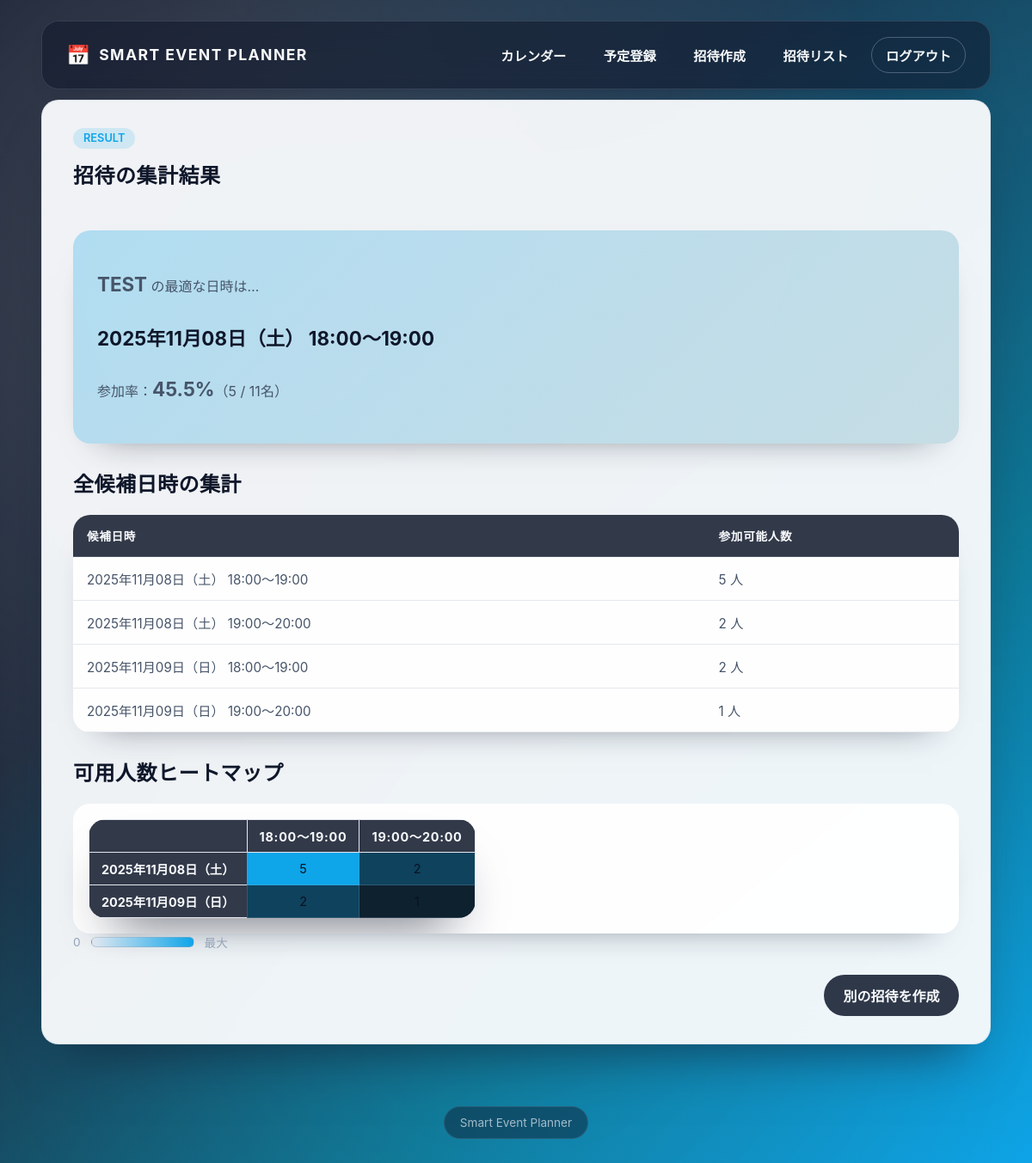
The page /event/1/results (signed in) on the database its author committed.
### tables this page shows
CREATE TABLE events(
          id INTEGER PRIMARY KEY AUTOINCREMENT,
          organizer_id INTEGER NOT NULL,
          title TEXT NOT NULL,
          start_datetime TEXT NOT NULL,
          end_datetime TEXT NOT NULL,
          status TEXT DEFAULT 'pending',
          created_at DATETIME DEFAULT CURRENT_TIMESTAMP,
          FOREIGN KEY(organizer_id) REFERENCES users(id)
        );

CREATE TABLE event_slots(
          id INTEGER PRIMARY KEY AUTOINCREMENT,
          event_id INTEGER NOT NULL,
          start_datetime TEXT NOT NULL,
          end_datetime TEXT NOT NULL,
          created_at DATETIME DEFAULT CURRENT_TIMESTAMP,
          FOREIGN KEY(event_id) REFERENCES events(id)
        );

### sep.py (the view)
@app.route('/event/<int:event_id>/results')
@login_required
def event_results(event_id):
    db = get_db()
    event = db.execute('SELECT * FROM events WHERE id=? AND organizer_id=?',
                       (event_id, session['user_id'])).fetchone()
    if not event:
        return "アクセス権がありません。", 403
    result = find_best_schedule(event_id)
    result['event_title'] = event['title']
    invitees = db.execute('SELECT * FROM invitees WHERE event_id=?', (event_id,)).fetchall()
    return render_template('invite_result.html', result=result,
                           invitees=invitees, event=event)

### sep.py (called while the page is built)
@app.before_request
def _assign_req_id():
    g.req_id = uuid.uuid4().hex[:12]
    g.req_ts = pytime.time()

@app.after_request
def _log_req_summary(response):
    try:
        dur_ms = int((pytime.time() - getattr(g, "req_ts", pytime.time())) * 1000)
        ai_logger.debug(json.dumps({
            "event": "http_request",
            "req_id": getattr(g, "req_id", None),
            "path": request.path,
            "method": request.method,
            "status": response.status_code,
            "duration_ms": dur_ms
        }, ensure_ascii=False))
    except Exception:
        pass
    return response

def fmt_ja_date(dt: datetime) -> str:
    return dt.strftime('%Y年%m月%d日') + f"（{WEEKDAYS_JA[dt.weekday()]}）"

def get_db():
    db = getattr(g, '_database', None)
    if db is None:
        db = g._database = sqlite3.connect(DATABASE)
        db.row_factory = sqlite3.Row
    return db

@app.teardown_appcontext
def close_connection(exc):
    db = getattr(g, '_database', None)
    if db:
        db.close()

def login_required(f):
    @wraps(f)
    def wrapper(*args, **kwargs):
        if 'user_id' not in session:
            flash('ログインが必要です。', 'warning')
            return redirect(url_for('login'))
        return f(*args, **kwargs)
    return wrapper

### templates/invite_result.html (shortened to what this page needs)
{% extends "base.html" %}
{% block content %}
  <section class="surface-card result-card">
    <div>
      <span class="tag">RESULT</span>
      <h1 style="margin-top: 12px;">招待の集計結果</h1>
    </div>
    {% if result.error %}
      <div class="empty-state">
        <p>{{ result.error }}</p>
      </div>
    {% elif result.message %}
      <div class="empty-state">
        <p>{{ result.message }}</p>
      </div>
    {% else %}
      <div class="result-summary">
        <p><strong>{{ result.event_title }}</strong> の最適な日時は…</p>
        <strong>{{ result.best_schedule }}</strong>
        <p>参加率：<strong>{{ result.participation_rate }}</strong>（{{ result.attendees }} / {{ result.total_invitees }}名）</p>
      </div>
      <div>
        <h2>全候補日時の集計</h2>
        <table class="details-table">
          <thead>
            <tr><th>候補日時</th><th>参加可能人数</th></tr>
          </thead>
          <tbody>
            {% for item in result.details %}
              <tr>
                <td data-label="候補日時">{{ item.date_label or item.time.split(' ')[0] }} {{ item.time_label or item.time.split(' ')|last }}</td>
                <td data-label="参加可能人数">{{ item.count }} 人</td>
              </tr>
            {% endfor %}
          </tbody>
        </table>
      </div>
      <div>
        <h2>可用人数ヒートマップ</h2>
        <div class="heatmap-wrapper">
          <table id="heatmap" class="heatmap-table"></table>
        </div>
        <div class="legend"><span>0</span><div class="legend-bar"></div><span>最大</span></div>
      </div>
    {% endif %}
    <div class="inline-actions" style="justify-content: flex-end;">
      <a href="{{ url_for('invite') }}" class="btn btn-secondary">別の招待を作成</a>
    </div>
  </section>
{% endblock %}

### templates/base.html (style rules this page uses)
:root { --gradient: linear-gradient(135deg, #0f172a 0%, #1e293b 35%, #0e7490 70%, #0ea5e9 100%); --glass: rgba(15, 23, 42, 0.55); --glass-strong: rgba(15, 23, 42, 0.72); --surface: rgba(248, 250, 252, 0.96); --surface-strong: rgba(255, 255, 255, 0.98); --text-primary: #0f172a; --text-secondary: #475569; --text-muted: #94a3b8; --text-inverse: #f8fafc; --accent: #38bdf8; --accent-strong: #0ea5e9; --danger: #f43f5e; --success: #22c55e; --warning: #f59e0b; --info: #0ea5e9; --radius-lg: 20px; --radius-md: 14px; --radius-sm: 10px; --shadow-lg: 0 35px 60px -30px rgba(15, 23, 42, 0.65); --shadow-md: 0 20px 40px -32px rgba(15, 23, 42, 0.65); --shadow-sm: 0 12px 26px -20px rgba(15, 23, 42, 0.55); color-scheme: light; }
* { box-sizing: border-box; }
body { margin: 0; min-height: 100vh; font-family: 'Noto Sans JP', 'Inter', 'Segoe UI', sans-serif; color: var(--text-primary); background: var(--gradient); background-attachment: fixed; position: relative; }
body::before { content: ''; position: fixed; inset: 0; pointer-events: none; background: radial-gradient(circle at 20% 20%, rgba(255, 255, 255, 0.18), transparent 55%), radial-gradient(circle at 80% 10%, rgba(14, 165, 233, 0.18), transparent 50%), radial-gradient(circle at 50% 80%, rgba(56, 189, 248, 0.12), transparent 55%); z-index: -1; }
a { color: inherit; }
.surface-card { background: var(--surface); border-radius: var(--radius-lg); padding: 32px 36px; box-shadow: var(--shadow-lg); border: 1px solid rgba(148, 163, 184, 0.22); backdrop-filter: blur(18px); }
.surface-card h1, .surface-card h2, .surface-card h3 { margin-top: 0; color: var(--text-primary); font-weight: 700; letter-spacing: 0.02em; }
.surface-card p { color: var(--text-secondary); line-height: 1.7; }
.btn, .button { display: inline-flex; align-items: center; justify-content: center; gap: 8px; padding: 0.75rem 1.4rem; border-radius: 999px; border: none; font-weight: 700; font-size: 1rem; cursor: pointer; text-decoration: none; transition: transform 0.2s ease, box-shadow 0.2s ease, background 0.2s ease; }
.btn-secondary { background: rgba(15, 23, 42, 0.85); color: var(--text-inverse); }
.inline-actions { display: flex; flex-wrap: wrap; gap: 12px; }
table { width: 100%; border-collapse: collapse; background: var(--surface-strong); border-radius: var(--radius-lg); overflow: hidden; box-shadow: var(--shadow-lg); }
th, td { padding: 16px 18px; text-align: left; font-size: 0.95rem; color: var(--text-secondary); border-bottom: 1px solid rgba(148, 163, 184, 0.2); }
thead th { background: rgba(15, 23, 42, 0.85); color: var(--text-inverse); font-size: 0.85rem; letter-spacing: 0.05em; text-transform: uppercase; }
.tag { display: inline-flex; align-items: center; padding: 0.3rem 0.75rem; border-radius: 999px; font-size: 0.8rem; font-weight: 600; background: rgba(14, 165, 233, 0.15); color: var(--accent-strong); }

### templates/invite_result.html (style rules this page uses)
.result-card { display: grid; gap: 28px; }
.result-summary { background: linear-gradient(135deg, rgba(14, 165, 233, 0.28), rgba(14, 116, 144, 0.18)); border-radius: var(--radius-lg); padding: 28px; color: var(--text-primary); box-shadow: var(--shadow-md); display: grid; gap: 10px; }
.result-summary strong { font-size: 1.4rem; }
.details-table { width: 100%; border-collapse: collapse; background: rgba(255, 255, 255, 0.96); border-radius: var(--radius-lg); overflow: hidden; box-shadow: var(--shadow-md); }
.details-table th, .details-table td { padding: 14px 16px; border-bottom: 1px solid rgba(148, 163, 184, 0.25); }
.details-table thead th { background: rgba(15, 23, 42, 0.85); color: var(--text-inverse); }
.heatmap-wrapper { overflow-x: auto; background: rgba(255, 255, 255, 0.94); padding: 18px; border-radius: var(--radius-lg); box-shadow: var(--shadow-md); }
.heatmap-table { border-collapse: collapse; width: max-content; }
.legend { display: flex; align-items: center; gap: 12px; font-size: 0.85rem; color: var(--text-muted); }
.legend-bar { height: 12px; width: 120px; border-radius: 999px; background: linear-gradient(90deg, rgba(226, 232, 240, 1) 0%, rgba(14, 165, 233, 1) 100%); border: 1px solid rgba(148, 163, 184, 0.45); }

### rows shown on the page
events: event_title "TEST"
event_slots: date_label "2025年11月08日（土）", time_label "18:00〜19:00", count "5"
event_slots: date_label "2025年11月08日（土）", time_label "19:00〜20:00", count "2"
event_slots: date_label "2025年11月09日（日）", time_label "18:00〜19:00", count "2"
event_slots: date_label "2025年11月09日（日）", time_label "19:00〜20:00", count "1"

### other values the page prints
{{ result.best_schedule }} "2025年11月08日（土） 18:00〜19:00"
{{ result.participation_rate }} "45.5%"
{{ result.attendees }} "5"
{{ result.total_invitees }} "11"
